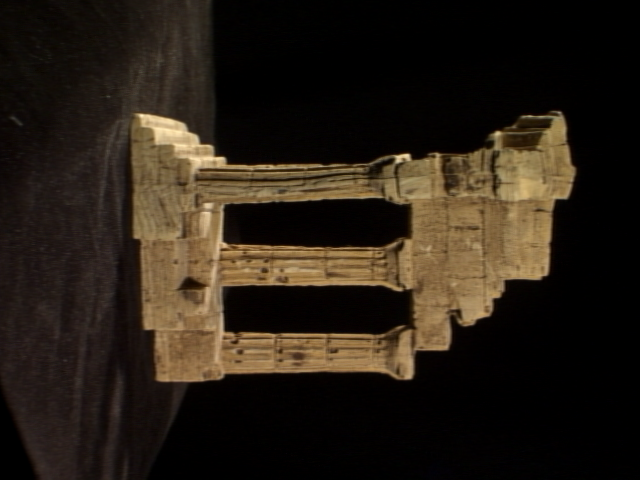
//> input picture Toy_SfM_3D_Reconstruct/00.png, 640 x 480 px
$ ./main 00.png 01.png   (built with g++ and OpenCV 4)
//> lines starting //> are read from the running program, lines starting //| are printed output that depends on the picture
#include <iostream>
#include <fstream>
#include <vector>
#include <set>
#include <string>
#include <opencv2/opencv.hpp>
#include <opencv2/xfeatures2d.hpp>
#include <opencv2/xfeatures2d/nonfree.hpp>

using namespace cv;
using namespace xfeatures2d;
using namespace std;

typedef void (*func_extract_and_match_feature_points_t)(Mat&, Mat&, vector<Point2f>&, vector<Point2f>&);

static void writeModelPLY(const char* filename, const vector<Vec3f>& points)
{
    fstream fs(filename, ios_base::out);

    fs << "ply"
       << '\n' << "format ascii 1.0"
       << '\n' << "element vertex " << points.size()
       << '\n' << "property float x"
       << '\n' << "property float y"
       << '\n' << "property float z"
       << '\n' << "property uchar red"
       << '\n' << "property uchar green"
       << '\n' << "property uchar blue"
       << '\n' << "end_header";
     for (size_t i = 0; i < points.size(); i++)
     {
         fs << '\n' << points[i][0] << ' '
                    << points[i][1] << ' '
                    << points[i][2] << ' '
                    << "255 0 0";
     }
}

// [73 lines left out: function extract_and_match_feature_points_SIFT, not called in this run]

void extract_and_match_feature_points_OpticalFlow (Mat& gray1, Mat& gray2,
        vector<Point2f>& left_points, vector<Point2f>& right_points)
{
    cout << __FUNCTION__ << "()" << endl;
    /*  Find the optical flow using farneback dense algorithm
        Note that you might need to tune the parameters, especially window size.
        Smaller window size param, means more ambiguity when calculating the flow.
     */
    Mat flow_mat;
    calcOpticalFlowFarneback( gray1, gray2, flow_mat, 0.5, 3, 12, 3, 5, 1.2, 0 );

    left_points.clear();
    right_points.clear();
    for ( int y = 0; y < gray1.rows; y+=6 )
    {
        for ( int x = 0; x < gray1.cols; x+=6 )
        {
            /* Flow is basically the delta between left and right points */
            Point2f flow = flow_mat.at<Point2f>(y, x);

            /*  There's no need to calculate for every single point,
                if there's not much change, just ignore it
             */
            if( fabs(flow.x) < 0.1 && fabs(flow.y) < 0.1 )
                continue;
            left_points.push_back(  Point2f( x, y ) );
            right_points.push_back( Point2f( x + flow.x, y + flow.y ) );
        }
    }
    cout << "matched features " << left_points.size() << endl;
}

/**
 * Structure from motion from 2 images, using farneback optical flow as the 'features'
 * No, this doesn't work on more than 2 cams, because that requires bundle adjustment, which
 * I'm still searching if there's an OpenCV implementation of it

   /home/yan/SfM-Toy-Library-master/SfMToyLib/BundleAdjuster.cpp
 */

Mat sfm( Mat& img1, Mat& img2, Mat& cam_matrix, Mat& dist_coeff,
         func_extract_and_match_feature_points_t extract_and_match_feature_points )
{
    Mat gray1, gray2;
    cvtColor( img1, gray1, CV_BGR2GRAY );
    cvtColor( img2, gray2, CV_BGR2GRAY );

    vector<Point2f> left_points, right_points;
    extract_and_match_feature_points (gray1, gray2, left_points, right_points);

    /* Undistort the points based on intrinsic params and dist coeff */
    undistortPoints( left_points, left_points, cam_matrix, dist_coeff );
    undistortPoints( right_points, right_points, cam_matrix, dist_coeff );

    /* Try to find essential matrix from the points */
    Mat fundamental = findFundamentalMat( left_points, right_points, FM_RANSAC, 3.0, 0.99 );
    Mat essential   = cam_matrix.t() * fundamental * cam_matrix;

    /* Find the projection matrix between those two images */
    SVD svd( essential );
    static const Mat W = (Mat_<double>(3, 3) <<
                             0, -1, 0,
                             1, 0, 0,
                             0, 0, 1);

    static const Mat W_inv = W.inv();

    Mat_<double> R1 = svd.u * W * svd.vt;
    Mat_<double> T1 = svd.u.col( 2 );

    Mat_<double> R2 = svd.u * W_inv * svd.vt;
    Mat_<double> T2 = svd.u.col( 2 );

    Mat P1 = Mat::eye( 3, 4, CV_64FC1 );
    Mat P2 = ( Mat_<double>(3, 4) <<
             R1(0, 0), R1(0, 1), R1(0, 2), T1(0),
             R1(1, 0), R1(1, 1), R1(1, 2), T1(1),
             R1(2, 0), R1(2, 1), R1(2, 2), T1(2));

//    Mat Pj1 = ( Mat_<double>(3, 4) <<
//                R2(0, 0), R2(0, 1), R2(0, 2), T2(0),
//                R2(1, 0), R2(1, 1), R2(1, 2), T2(1),
//                R2(2, 0), R2(2, 1), R2(2, 2), T2(2));
//    Mat Pj2 =( Mat_<double>(3, 4) <<
//                R1(0, 0), R1(0, 1), R1(0, 2), T1(0),
//                R1(1, 0), R1(1, 1), R1(1, 2), T1(1),
//                R1(2, 0), R1(2, 1), R1(2, 2), T1(2));
//    cout << "***Projection Matrix Pj1 =" << endl << Pj1 << endl;
//    cout << "***Projection Matrix Pj2 =" << endl << Pj2 << endl;

    /*  Triangulate the points to find the 3D homogenous points in the world space
        Note that each column of the 'out' matrix corresponds to the 3d homogenous point
     */
    Mat out;
    triangulatePoints( P1, P2, left_points, right_points, out );

    /* Since it's homogenous (x, y, z, w) coord, divide by w to get (x, y, z, 1) */
    vector<Mat> splitted;
    splitted.push_back(out.row(0) / out.row(3));
    splitted.push_back(out.row(1) / out.row(3));
    splitted.push_back(out.row(2) / out.row(3));

    merge( splitted, out );

    return out;
}

int main(int argc, const char * argv[])
{
    if (argc < 3)
    {
        printf("Usage: ./exe img1 img2\n");
        return 0;
    }

    Mat img1 = imread( argv[1] );
//> img1 is the input picture: 480 rows x 640 cols, CV_8UC3; mean B, G, R 21.5, 31.4, 40.2
    Mat img2 = imread( argv[2] );
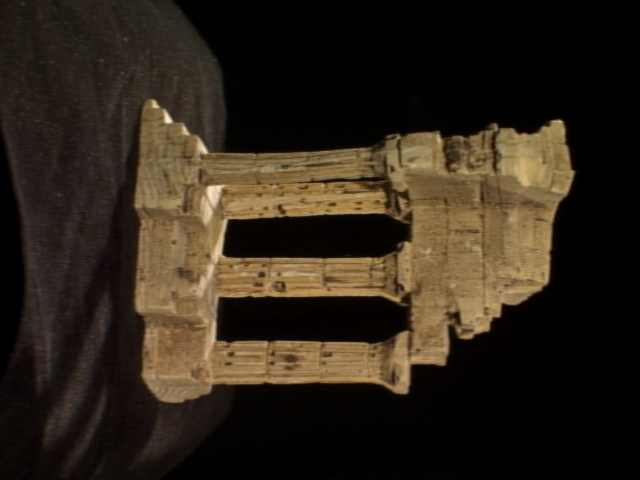
//> input picture Toy_SfM_3D_Reconstruct/01.png, 640 x 480 px
//> img2 is the input picture: 480 rows x 640 cols, CV_8UC3; mean B, G, R 24.9, 36.5, 46.1

    Mat cam_matrix = (Mat_<double>(3, 3) <<
                      1520.4,     0.,     302.32,
                      0.,     1525.9, 246.870000,
                      0.,         0.,         1.);

    Mat dist_coeff = (Mat_<double>(1, 5) << 0, 0, 0, 0, 0);

    /* do SfM */
    Mat out = sfm( img1, img2, cam_matrix, dist_coeff,
                   extract_and_match_feature_points_OpticalFlow );
//> in sfm, `cvtColor( img1, gray1, CV_BGR2GRAY );`:
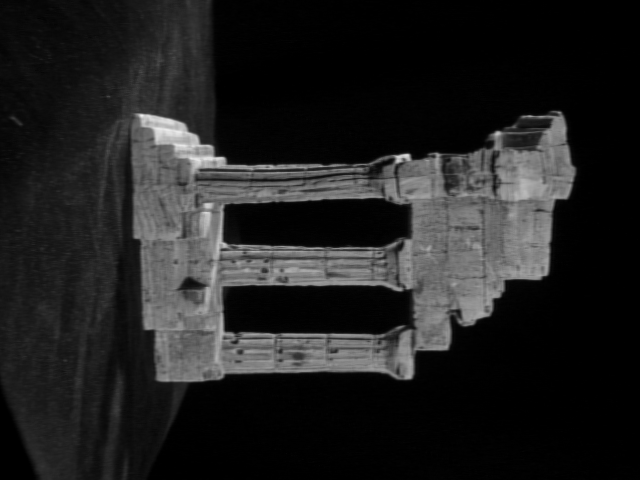
//> gray1: 480 rows x 640 cols, CV_8UC1; min 0, max 237, mean 32.9
//> in sfm, `cvtColor( img2, gray2, CV_BGR2GRAY );`:
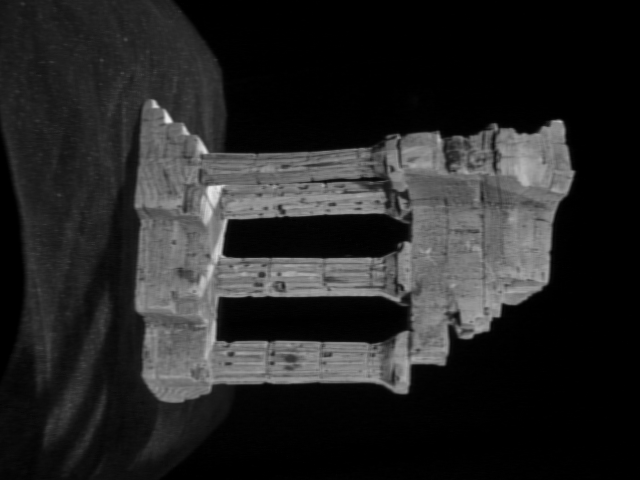
//> gray2: 480 rows x 640 cols, CV_8UC1; min 0, max 236, mean 38.1
//> after the loop in extract_and_match_feature_points_OpticalFlow, `for ( int y = 0; y < gray1.rows; y+=6 )`: left_points = 4961 Points (x, y), first 12: [18, 0], [24, 0], [30, 0], [60, 0], [168, 0], [174, 0], [180, 0], [186, 0], [210, 0], [18, 6], [24, 6], [30, 6]; right_points = 4961 Points (x, y), first 12: [17.87, 0.43], [24.1, 0.72], [30.14, 0.11], [60.17, 0.06], [167.9, 0.08], [173.3, -0.19], [179.5, -0.49], [185.8, -0.7], [210, -0.14], [17.81, 6.59], [24.15, 6.97], [30.14, 6.31]
//| matched features 4961
//> in sfm, `undistortPoints( left_points, left_points, cam_matrix, dist_coeff );`: left_points = 4961 Points (x, y), first 12: [-0.187, -0.162], [-0.183, -0.162], [-0.179, -0.162], [-0.159, -0.162], [-0.0883, -0.162], [-0.0844, -0.162], [-0.0805, -0.162], [-0.0765, -0.162], [-0.0607, -0.162], [-0.187, -0.158], [-0.183, -0.158], [-0.179, -0.158]
//> in sfm, `undistortPoints( right_points, right_points, cam_matrix, dist_coeff );`: right_points = 4961 Points (x, y), first 12: [-0.187, -0.162], [-0.183, -0.161], [-0.179, -0.162], [-0.159, -0.162], [-0.0884, -0.162], [-0.0848, -0.162], [-0.0808, -0.162], [-0.0767, -0.162], [-0.0607, -0.162], [-0.187, -0.157], [-0.183, -0.157], [-0.179, -0.158]
//> in sfm, `Mat fundamental = findFundamentalMat( left_points, right_points, FM_RA..`: fundamental = [[-57.86, -2107.4, -385.4], [2494.2, 578.3, -243.9], [435.3, 334.2, 1]]
//> in sfm, `Mat essential   = cam_matrix.t() * fundamental * cam_matrix;`: essential = [[-133753778.1, -4.89e+09, -818164464.6], [5.79e+09, 1.35e+09, 1.37e+09], [910255183.1, -753802966.3, 58865485.2]]
//> in sfm, `Mat_<double> R1 = svd.u * W * svd.vt;`: R1 = [[-0.92, -0.0508, -0.39], [0.171, -0.944, -0.281], [-0.354, -0.325, 0.877]]
//> in sfm, `Mat_<double> T1 = svd.u.col( 2 );`: T1 = [-0.193, -0.157, 0.969]
//> in sfm, `Mat_<double> R2 = svd.u * W_inv * svd.vt;`: R2 = [[0.994, 0.111, 0.0167], [-0.111, 0.994, -0.0231], [-0.0192, 0.0211, 1]]
//> in sfm, `Mat_<double> T2 = svd.u.col( 2 );`: T2 = [-0.193, -0.157, 0.969]
//> in sfm, `Mat P2 = ( Mat_<double>(3, 4) << R1(0, 0), R1(0, 1), R1(0, 2), T1(0), ..`: P2 = [[-0.92, -0.0508, -0.39, -0.193], [0.171, -0.944, -0.281, -0.157], [-0.354, -0.325, 0.877, 0.969]]

    /* Convert the matrix of homogenous coords to Vec3f representation */
    vector<Vec3f> points;
    for ( int i = 0; i < out.cols; i++ ) {
        Mat m = out.col( i );
        float x = m.at<float>(0);
        float y = m.at<float>(1);
        float z = m.at<float>(2);

        points.push_back( Vec3f(x, y, z) );
    }
//> this loop made 4961 passes
//> (x, y, z) on passes 1 to 3: (0.0908, 0.0782, -0.486), (0.0895, 0.0785, -0.489), (0.0876, 0.0785, -0.489)
//> after the loop, points = 4961 items, first 12: [0.0908, 0.0782, -0.486], [0.0895, 0.0785, -0.489], [0.0876, 0.0785, -0.489], [0.0782, 0.0782, -0.49], [0.044, 0.0771, -0.496], [0.042, 0.0769, -0.495], [0.0401, 0.077, -0.496], [0.0382, 0.077, -0.497], [0.0305, 0.0767, -0.498], [0.0913, 0.0765, -0.487], [0.0902, 0.077, -0.491], [0.0878, 0.0767, -0.489]

#if 1
    /*  This is a silly hack to shift the image to the origin coord (0, 0, 0)
        by applying K-mean cluster (in this case, 1 cluster), to get the cluster center ...
     */
    Mat labels, center;
    kmeans( out.t(), 1, labels, TermCriteria( CV_TERMCRIT_ITER, 1000, 1e-5), 1, KMEANS_RANDOM_CENTERS, center );
//> labels = 4961 values from 0 to 0; center = [0.026, -0.00181, -0.511]

    /*  ... and shift all the points based on the cluster center */
    for( size_t i = 0; i < points.size(); i++ ) {
        points[i][0] -= center.at<float>(0, 0);
        points[i][1] -= center.at<float>(0, 1);
        points[i][2] -= center.at<float>(0, 2);
    }
//> after the loop, points = 4961 items, first 12: [0.0648, 0.08, 0.0257], [0.0635, 0.0803, 0.0226], [0.0616, 0.0803, 0.0225], [0.0522, 0.08, 0.0213], [0.018, 0.0789, 0.0157], [0.016, 0.0787, 0.0161], [0.0141, 0.0788, 0.0154], [0.0122, 0.0788, 0.0147], [0.00454, 0.0786, 0.0129], [0.0653, 0.0784, 0.0238], [0.0642, 0.0788, 0.0198], [0.0618, 0.0785, 0.0219]
#endif

    /* output */
    writeModelPLY("model.ply", points);

    return 0;
}
